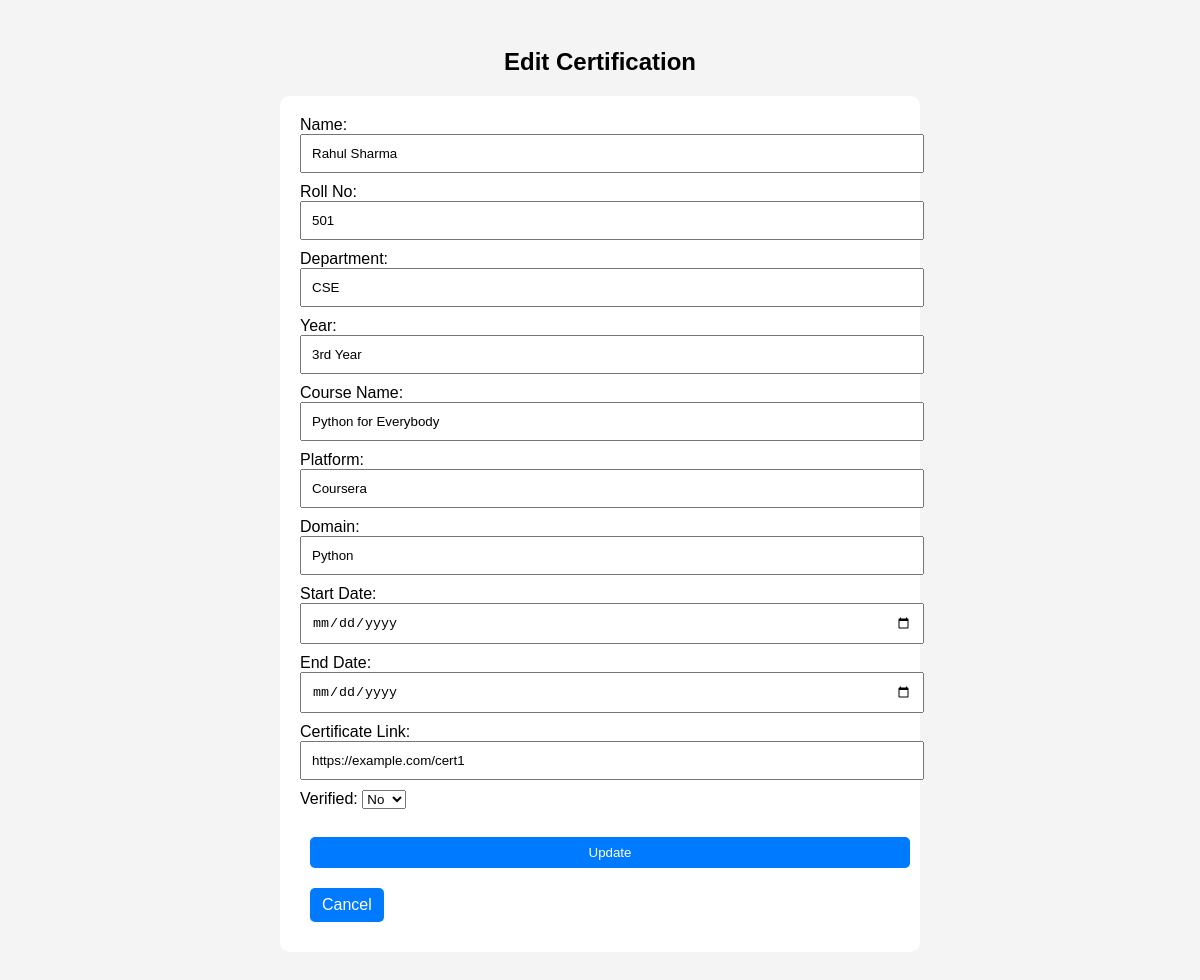
Screenshot of /edit/42 (signed in) with the database file from the repository.
### tables this page shows
CREATE TABLE certifications (
            id INTEGER PRIMARY KEY AUTOINCREMENT,
            name TEXT,
            roll_no TEXT,
            department TEXT,
            year TEXT,
            course_name TEXT,
            platform TEXT,
            domain TEXT,
            start_date TEXT,
            end_date TEXT,
            certificate_link TEXT,
            verified TEXT DEFAULT 'No'
        , completed TEXT DEFAULT 'Not Completed', academic_year TEXT);

### app.py (the view, shortened to what this page needs)
@app.route('/edit/<int:cert_id>', methods=['GET', 'POST'])
def edit_cert(cert_id):
    if 'username' not in session:
        return redirect(url_for('login'))
    conn = sqlite3.connect(DATABASE)
    c = conn.cursor()
    c.execute("SELECT * FROM certifications WHERE id = ?", (cert_id,))
    cert = c.fetchone()
    if session['role'] != 'admin' and cert[3] != session['department']:
        conn.close()
        return "Unauthorized", 403
    conn.close()
    return render_template("edit.html", cert=cert)

### templates/edit.html (shortened to what this page needs)
<!doctype html>
<html>
<head>
    <link rel="stylesheet" href="{{ url_for('static', filename='css/style.css') }}">
</head>
<body>
    <h2 style="text-align:center;">Edit Certification</h2>
    <form method="POST" style="max-width: 600px; margin: auto;">
        <label>Name:</label><input type="text" name="name" value="{{ cert[1] }}" required><br>
        <label>Roll No:</label><input type="text" name="roll_no" value="{{ cert[2] }}" required><br>
		<label>Department:</label><input type="text" name="department" value="{{ cert[3] }}" required><br>
        <label>Year:</label><input type="text" name="year" value="{{ cert[4] }}" required><br>
        <label>Course Name:</label><input type="text" name="course_name" value="{{ cert[5] }}" required><br>
        <label>Platform:</label><input type="text" name="platform" value="{{ cert[6] }}"><br>
        <label>Domain:</label><input type="text" name="domain" value="{{ cert[7] }}"><br>
        <label>Start Date:</label><input type="date" name="start_date" value="{{ cert[8] }}"><br>
        <label>End Date:</label><input type="date" name="end_date" value="{{ cert[9] }}"><br>
        <label>Certificate Link:</label><input type="url" name="certificate_link" value="{{ cert[10] }}"><br>
        <label>Verified:</label>
        <select name="verified">
            <option value="No" {% if cert[11] == 'No' %}selected{% endif %}>No</option>
        </select><br><br>
        <input type="submit" class="btn" value="Update">
        <a href="{{ url_for('index') }}" class="btn">Cancel</a>
    </form>
</body>
</html>

### static/css/style.css (style rules this page uses)
body { font-family: Arial, sans-serif; background-color: #f4f4f4; padding: 20px; }
form, table { margin: 0 auto; max-width: 600px; background-color: white; padding: 20px; border-radius: 10px; }
form input { width: 100%; padding: 10px; margin-bottom: 10px; }
form input[type="submit"] { background-color: #007BFF; color: white; border: none; cursor: pointer; }
.btn { display: inline-block; padding: 8px 12px; background-color: #007BFF; color: white; text-decoration: none; border-radius: 5px; margin: 10px; }

### rows the page displays
certifications: name "Rahul Sharma", roll_no "501", department "CSE", year "3rd Year", course_name "Python for Everybody", platform "Coursera", domain "Python", certificate_link "https://example.com/cert1", verified "No"
